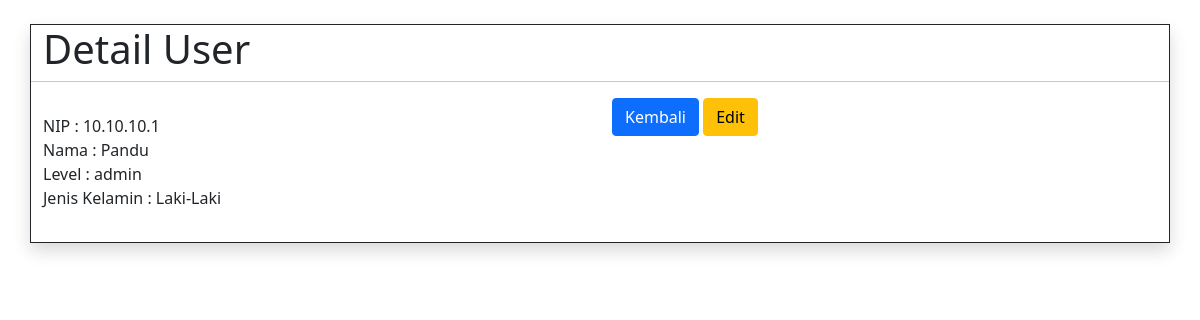
The app's page /detail_user.php (signed in) with its own data.
### tables this page shows
CREATE TABLE `karyawan` (
  `nip` varchar(10) NOT NULL,
  `nama_lengkap` char(100) NOT NULL,
  `jenis_kelamin` varchar(10) NOT NULL,
  `email` varchar(50) NOT NULL
);

CREATE TABLE `user` (
  `id_user` int(11) NOT NULL,
  `username` varchar(25) NOT NULL,
  `password` varchar(25) NOT NULL,
  `level` varchar(15) NOT NULL,
  `nip` varchar(10) NOT NULL
);

### functions.php (called while the page is built, shortened)
<?php
$koneksi = mysqli_connect("localhost","root","","lawson");
function query($query){
    global $koneksi;
    $result = mysqli_query($koneksi, $query);
    $rows = [];
    while ($row = mysqli_fetch_assoc($result)){
        $rows[] = $row;
    }
    return $rows;
}
?>

### detail_user.php (the view, shortened to what this page needs)
<?php
$nip = $_SESSION["nip"];
require 'functions.php';
$result = query("SELECT * from karyawan inner join user on karyawan.nip = user.nip where karyawan.nip = '$nip'")[0];
?>
<!DOCTYPE html>
<html lang="en">
<head>
    <link rel="stylesheet" href="assets/css/bootstrap.min.css">
</head>
<body class="sb-nav-fixed">
    <div class="container pb-3 shadow border border-dark border-1 my-4">
        <div class="row">
        <h1>Detail User</h1>
                <hr>
            <div class="col my-3">
                NIP : <?= $result["nip"]; ?> <br>
                Nama : <?= $result["nama_lengkap"]; ?> <br>
                Level : <?= $result["level"];?> <br>
                Jenis Kelamin : <?= $result["jenis_kelamin"]; ?> <br>
            </div>
            <div class="col">
                <a href="index.php"><button class="btn btn-primary">  Kembali </button></a>
                <a href="edit_karyawan.php?nip=<?= $result["nip"];?>"><button class="btn btn-warning">  Edit </button></a>
            </div>
        </div>
    </div>
</body>
</html>

### records on screen
karyawan: user.nip "10.10.10.1", nama_lengkap "Pandu", user.level "admin", jenis_kelamin "Laki-Laki"
